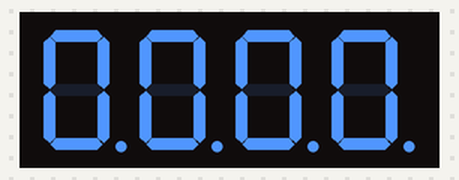
Bench run of a sketch on a simulated Arduino Uno, built with avr-gcc and run on an emulated ATmega328P. Parts: 4-digit seven-segment display. Wiring (inferred from the names in the program): 4-digit 7-segment display, segments lit when LOW: segments pin 11, pin 7, pin 4, pin 2, pin 1, pin 10, pin 5, pin 3; digit selects pin 12, pin 9, pin 8, pin 6. The segment pins are drawn as the display they are named for.

Above: at 0.1 s.
At 60.1 s:
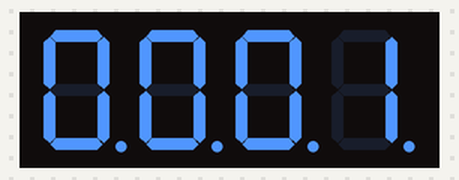
At 120.1 s:
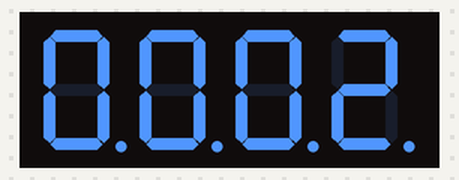

The sketch:

clock.ino
```cpp
#include <SevSeg.h>
#include <TimeLib.h>

int pinA = 11;int pinB = 7;int pinC = 4;int pinD = 2;
int pinE = 1;int pinF = 10;int pinG = 5;
int pinDP = 3;int D1 = 12;int D2 = 9;int D3 = 8; int D4 = 6;

void setup() {
//set all segments & digits as outputs

pinMode(pinA, OUTPUT);
pinMode(pinB, OUTPUT);
pinMode(pinC, OUTPUT);
pinMode(pinD, OUTPUT);
pinMode(pinE, OUTPUT);
pinMode(pinF, OUTPUT);
pinMode(pinG, OUTPUT);

pinMode(pinDP, OUTPUT);

pinMode(D1, OUTPUT);
pinMode(D2, OUTPUT);
pinMode(D3, OUTPUT);
pinMode(D4, OUTPUT);
}

void loop() {
  // Get current time
  int hours = hour();
  int minutes = minute();

  // Separate digits for hours and minutes
  double tensHours = floor(hours / 10);
  double onesHours = hours % 10;
  double tensMinutes = floor(minutes / 10);
  double onesMinutes = minutes % 10;

  digit1();displayDigit(tensHours);delay(2);
  digit2();displayDigit(onesHours);delay(2);
  digit3();displayDigit(tensMinutes);delay(2);
  digit4();displayDigit(onesMinutes);delay(2);
}

// Function to display a single digit on a specific digit pin
void displayDigit(int digit) {
  switch (digit) {
    case 0:
      digitalWrite(pinA, LOW);
      digitalWrite(pinB, LOW);
      digitalWrite(pinC, LOW);
      digitalWrite(pinD, LOW);
      digitalWrite(pinE, LOW);
      digitalWrite(pinF, LOW);
      digitalWrite(pinG, HIGH);
      break;

    case 1:
      digitalWrite(pinA, HIGH);
      digitalWrite(pinB, LOW);
      digitalWrite(pinC, LOW);
      digitalWrite(pinD, HIGH);
      digitalWrite(pinE, HIGH);
      digitalWrite(pinF, HIGH);
      digitalWrite(pinG, HIGH);
      break;

    case 2:
      digitalWrite(pinA, LOW);
      digitalWrite(pinB, LOW);
      digitalWrite(pinC, HIGH);
      digitalWrite(pinD, LOW);
      digitalWrite(pinE, LOW);
      digitalWrite(pinF, HIGH);
      digitalWrite(pinG, LOW);
      break;

    case 3:
      digitalWrite(pinA, LOW);
      digitalWrite(pinB, LOW);
      digitalWrite(pinC, LOW);
      digitalWrite(pinD, LOW);
      digitalWrite(pinE, HIGH);
      digitalWrite(pinF, HIGH);
      digitalWrite(pinG, LOW);
      break;

    case 4:
      digitalWrite(pinA, HIGH);
      digitalWrite(pinB, LOW);
      digitalWrite(pinC, LOW);
      digitalWrite(pinD, HIGH);
      digitalWrite(pinE, HIGH);
      digitalWrite(pinF, LOW);
      digitalWrite(pinG, LOW);
      break;

    case 5:
      digitalWrite(pinA, LOW);
      digitalWrite(pinB, HIGH);
      digitalWrite(pinC, LOW);
      digitalWrite(pinD, LOW);
      digitalWrite(pinE, HIGH);
      digitalWrite(pinF, LOW);
      digitalWrite(pinG, LOW);
      break;

    case 6:
      digitalWrite(pinA, LOW);
      digitalWrite(pinB, HIGH);
      digitalWrite(pinC, LOW);
      digitalWrite(pinD, LOW);
      digitalWrite(pinE, LOW);
      digitalWrite(pinF, LOW);
      digitalWrite(pinG, LOW);
      break;

    case 7:
      digitalWrite(pinA, LOW);
      digitalWrite(pinB, LOW);
      digitalWrite(pinC, LOW);
      digitalWrite(pinD, HIGH);
      digitalWrite(pinE, HIGH);
      digitalWrite(pinF, HIGH);
      digitalWrite(pinG, HIGH);
      break;

    case 8:
      digitalWrite(pinA, LOW);
      digitalWrite(pinB, LOW);
      digitalWrite(pinC, LOW);
      digitalWrite(pinD, LOW);
      digitalWrite(pinE, LOW);
      digitalWrite(pinF, LOW);
      digitalWrite(pinG, LOW);
      break;

    case 9:
      digitalWrite(pinA, LOW);
      digitalWrite(pinB, LOW);
      digitalWrite(pinC, LOW);
      digitalWrite(pinD, HIGH);
      digitalWrite(pinE, HIGH);
      digitalWrite(pinF, LOW);
      digitalWrite(pinG, LOW);
      break;
  }
}

void digit1(){
digitalWrite(D1, HIGH);
digitalWrite(D2, LOW);
digitalWrite(D3, LOW);
digitalWrite(D4, LOW);
}

void digit2(){
digitalWrite(D1, LOW);
digitalWrite(D2, HIGH);
digitalWrite(D3, LOW);
digitalWrite(D4, LOW);
}

void digit3(){
digitalWrite(D1, LOW);
digitalWrite(D2, LOW);
digitalWrite(D3, HIGH);
digitalWrite(D4, LOW);
}

void digit4(){
digitalWrite(D1, LOW);
digitalWrite(D2, LOW);
digitalWrite(D3, LOW);
digitalWrite(D4, HIGH);
}
```

Measured:
- what the display in image 0 shows lasts 60.1 s, from 0.0 s to 60.1 s
